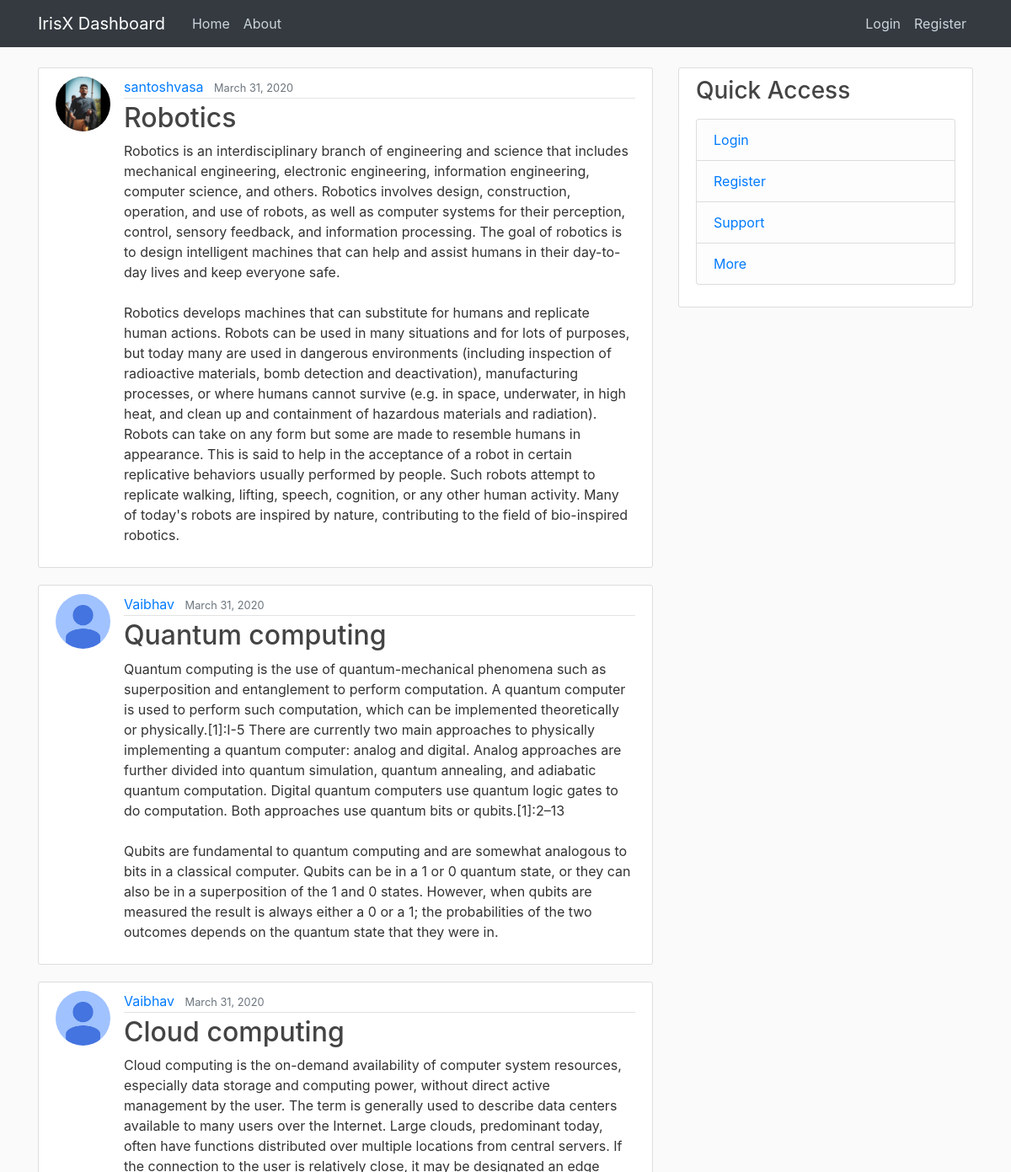
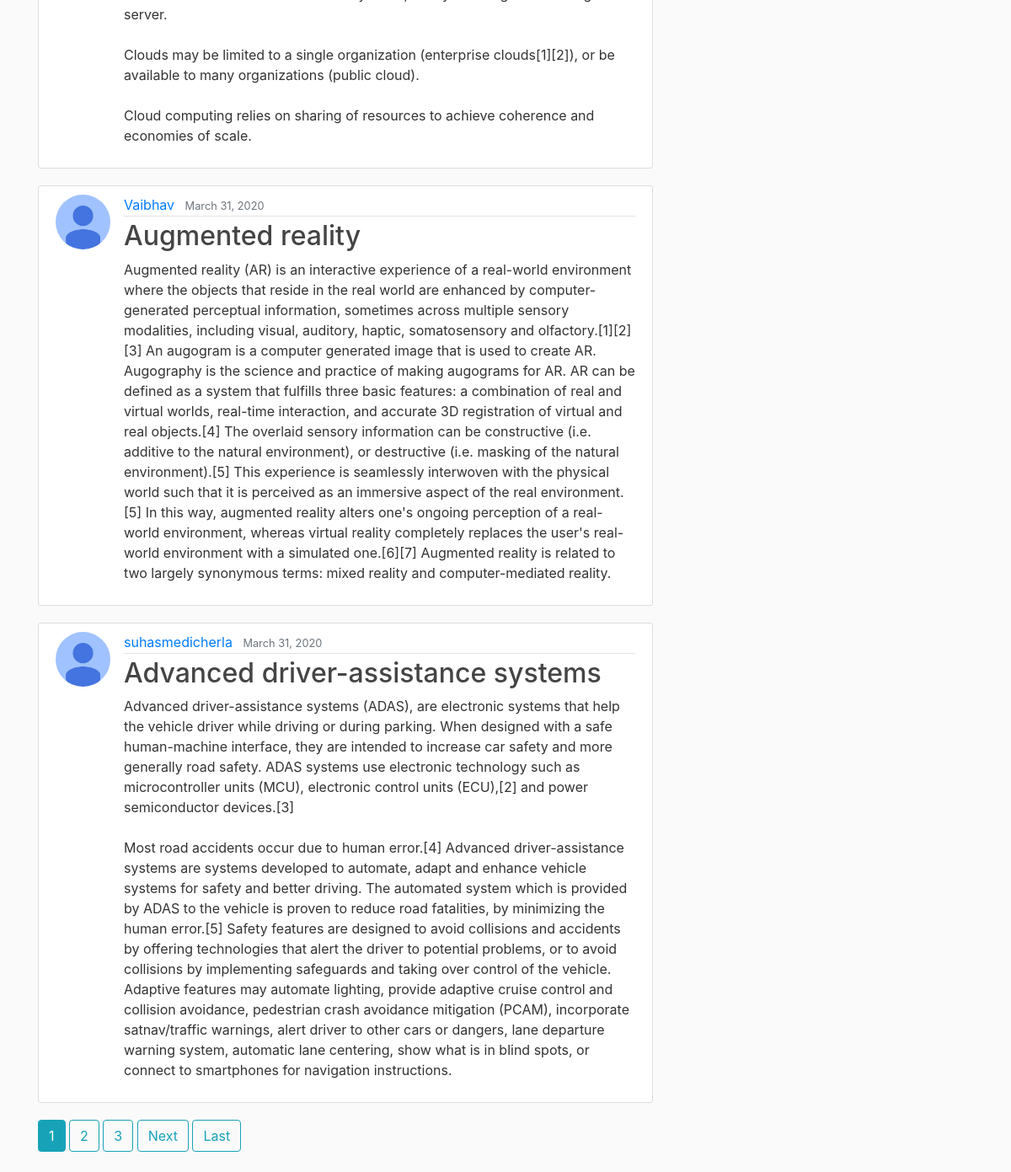
The page / on the database its author committed (2 pictures, top to bottom).
### blog/models.py (models this page shows, shortened)
class Post(models.Model):
    title = models.CharField(max_length=100)
    content = models.TextField()
    date_posted = models.DateTimeField(default=timezone.now)
    author = models.ForeignKey(User, on_delete=models.CASCADE)

### users/models.py (models this page shows, shortened)
class Profile(models.Model):
    user = models.OneToOneField(User, on_delete=models.CASCADE)
    image = models.ImageField(default='default.jpg', upload_to='profile_pics')

### blog/views.py (the view)
# urls.py: path('', PostListView.as_view(), name='blog-home'),
class PostListView(ListView):
    model = Post
    template_name = "blog/home.html"
    context_object_name = "posts"
    ordering = ['-date_posted']
    paginate_by = 5

### blog/templates/blog/home.html (shortened to what this page needs)
{% extends "blog/base.html" %}
{% block content %}
    {% for post in posts %}
        <article class="media content-section">
          <img class="rounded-circle article-img" src = "{{ post.author.profile.image.url }}">
          <div class="media-body">
            <div class="article-metadata">
              <a class="mr-2" href="{% url 'user-posts' post.author.username %}">{{ post.author }}</a>
              <small class="text-muted">{{ post.date_posted | date:"F d, Y" }}</small>
            </div>
            <h2><a class="article-title" href="{% url 'post-detail' post.id %}">{{ post.title }}</a></h2>
            <p class="article-content">{{ post.content }}</p>
          </div>
        </article>
    {% endfor %}
    {% if is_paginated %}
      {% for num in page_obj.paginator.page_range %}
        {% if page_obj.number == num %}
          <a class = 'btn btn-info mb-4' href='?page={{ num }}'>{{ num }}</a>
        {% elif num > page_obj.number|add:'-3' and num < page_obj.number|add:'3' %}
          <a class = 'btn btn-outline-info mb-4' href='?page={{num}}'>{{num}}</a>
        {% endif %}
      {% endfor %}
      {% if page_obj.has_next %}
        <a class = 'btn btn-outline-info mb-4' href='?page={{ page_obj.next_page_number }}'>Next</a>
        <a class = 'btn btn-outline-info mb-4' href='?page={{ page_obj.paginator.num_pages }}'>Last</a>
      {% endif %}
    {% endif %}
{% endblock content %}

### blog/templates/blog/base.html (shortened to what this page needs)
{% load static %}
<!doctype html>
<html lang="en">
  <head>
    <link rel="stylesheet" href="https://maxcdn.bootstrapcdn.com/bootstrap/4.0.0/css/bootstrap.min.css">
    <link rel="stylesheet" type="text/css" href="{% static 'blog/main.css' %}">
  </head>
  <body>
    <header class="site-header">
      <nav class="navbar navbar-expand-md navbar-dark bg-dark fixed-top">
        <div class="container">
          <a class="navbar-brand mr-4" href="{% url 'blog-home' %}">IrisX Dashboard</a>
          <div class="collapse navbar-collapse" id="navbarToggle">
            <div class="navbar-nav mr-auto">
              <a class="nav-item nav-link" href="{% url 'blog-home' %}">Home</a>
              <a class="nav-item nav-link" href="{% url 'blog-about' %}">About</a>
            </div>
            <div class="navbar-nav">
              {% if user.is_authenticated %}
              <a class="nav-item nav-link" href="{% url 'user-posts' user.username %}">{{ user.username }}</a>
              {% else %}
              <a class="nav-item nav-link" href="{% url 'login' %}">Login</a>
              <a class="nav-item nav-link" href="{% url 'register' %}">Register</a>
              {% endif %}
            </div>
          </div>
        </div>
      </nav>
    </header>
    <main role="main" class="container">
      <div class="row">
        <div class="col-md-8">
          {% block content %}{% endblock %}
        </div>
        <div class="col-md-4">
          <div class="content-section">
            <h3>Quick Access</h3>
            <p class='text-muted'>
              <ul class="list-group">
                {% if user.is_authenticated %}
                  {% if user.is_superuser %}
                    <li class="list-group-item list-group-item-light"><a href="/admin">Admin</a></li>
                  {% endif %}
                <li class="list-group-item list-group-item-light"><a href="#">Dashboard</a></li>
                <li class="list-group-item list-group-item-light"><a href="{% url 'post-create' %}">New Post</a></li>
                <li class="list-group-item list-group-item-light"><a href="#">Settings</a></li>
                <li class="list-group-item list-group-item-light"><a href="{% url 'logout' %}">Logout</a></li>
                {% else %}
                <li class="list-group-item list-group-item-light"><a href="{% url 'login' %}">Login</a></li>
                <li class="list-group-item list-group-item-light"><a href="{% url 'register' %}">Register</a></li>
                {% endif %}
                <li class="list-group-item list-group-item-light"><a href="#">Support</a></li>
                <li class="list-group-item list-group-item-light"><a href="#">More</a></li>
              </ul>
            </p>
          </div>
        </div>
      </div>
    </main>
  </body>
</html>

### blog/static/blog/main.css (style rules this page uses)
body { background: #fafafa; color: #333333; margin-top: 5rem; }
h1, h2, h3, h4, h5, h6 { color: #444444; }
ul { margin: 0; }
.site-header .navbar-nav .nav-link { color: #cbd5db; }
.content-section { background: #ffffff; padding: 10px 20px; border: 1px solid #dddddd; border-radius: 3px; margin-bottom: 20px; }
.article-title { color: #444444; }
.article-content { white-space: pre-line; }
.article-img { height: 65px; width: 65px; margin-right: 16px; }
.article-metadata { padding-bottom: 1px; margin-bottom: 4px; border-bottom: 1px solid #e3e3e3 }

### rows shown on the page
Post: author.profile.image (picture), author "santoshvasa", date_posted "March 31, 2020", title "Robotics", content "Robotics is an interdisciplinary branch of engineering and science that includes mechanical engineering, electronic engineering, information engineering, computer science, and others. Robotics involves design, construction, operation, and use of robots, as well as computer systems for their perception, control, sensory feedback, and information processing. The goal of robotics is to design intelligent machines that can help and assist humans in their day-to-day lives and keep everyone safe. Robotics develops machines that can substitute for humans and replicate human actions. Robots can be used in many situations and for lots of purposes, but today many are used in dangerous environments…"
Post: author.profile.image (placeholder picture), author "Vaibhav", date_posted "March 31, 2020", title "Quantum computing", content "Quantum computing is the use of quantum-mechanical phenomena such as superposition and entanglement to perform computation. A quantum computer is used to perform such computation, which can be implemented theoretically or physically.[1]:I-5 There are currently two main approaches to physically implementing a quantum computer: analog and digital. Analog approaches are further divided into quantum simulation, quantum annealing, and adiabatic quantum computation. Digital quantum computers use quantum logic gates to do computation. Both approaches use quantum bits or qubits.[1]:2–13 Qubits are fundamental to quantum computing and are somewhat analogous to bits in a classical computer. Qubits…"
Post: author.profile.image (placeholder picture), author "Vaibhav", date_posted "March 31, 2020", title "Cloud computing", content "Cloud computing is the on-demand availability of computer system resources, especially data storage and computing power, without direct active management by the user. The term is generally used to describe data centers available to many users over the Internet. Large clouds, predominant today, often have functions distributed over multiple locations from central servers. If the connection to the user is relatively close, it may be designated an edge server. Clouds may be limited to a single organization (enterprise clouds[1][2]), or be available to many organizations (public cloud). Cloud computing relies on sharing of resources to achieve coherence and economies of scale."
Post: author.profile.image (placeholder picture), author "Vaibhav", date_posted "March 31, 2020", title "Augmented reality", content "Augmented reality (AR) is an interactive experience of a real-world environment where the objects that reside in the real world are enhanced by computer-generated perceptual information, sometimes across multiple sensory modalities, including visual, auditory, haptic, somatosensory and olfactory.[1][2] [3] An augogram is a computer generated image that is used to create AR. Augography is the science and practice of making augograms for AR. AR can be defined as a system that fulfills three basic features: a combination of real and virtual worlds, real-time interaction, and accurate 3D registration of virtual and real objects.[4] The overlaid sensory information can be constructive (i.e.…"
Post: author.profile.image (placeholder picture), author "suhasmedicherla", date_posted "March 31, 2020", title "Advanced driver-assistance systems", content "Advanced driver-assistance systems (ADAS), are electronic systems that help the vehicle driver while driving or during parking. When designed with a safe human-machine interface, they are intended to increase car safety and more generally road safety. ADAS systems use electronic technology such as microcontroller units (MCU), electronic control units (ECU),[2] and power semiconductor devices.[3] Most road accidents occur due to human error.[4] Advanced driver-assistance systems are systems developed to automate, adapt and enhance vehicle systems for safety and better driving. The automated system which is provided by ADAS to the vehicle is proven to reduce road fatalities, by minimizing the…"

### other values the page prints
{{ num }} "1"
{{ num }} "2" "3"
